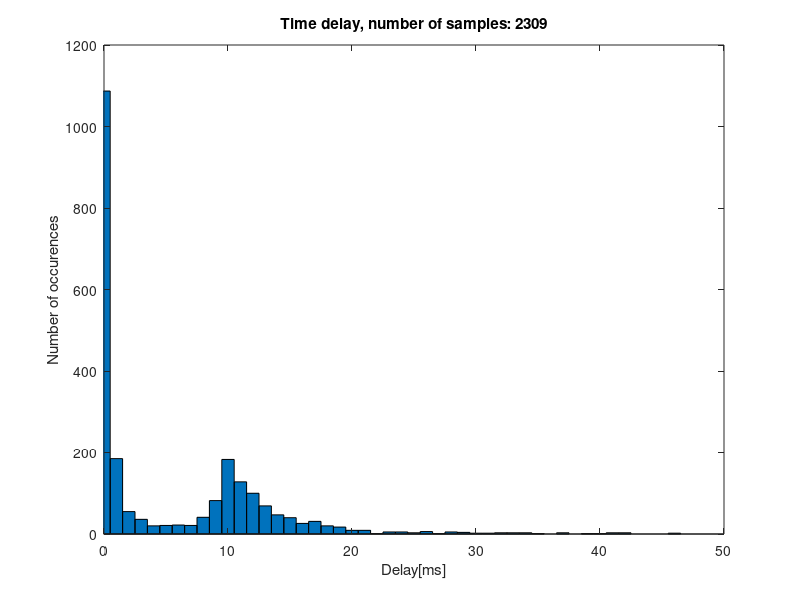

This chart was generated by the following MATLAB code:
%%
%{
This script is used to plot the distribution of the time delays.
A .txt file with the time delays is used as input and a histogram
is the output.
%}

%%
clc;
clear all; 

fileId = fopen('executionTime.txt');

C = textscan(fileId, '%s');
fclose(fileId);

% Extract the time data

for i = 1: 1: size(C{1,1},1)
    tempTime = C{1,1}{i,1}; 
    time(i) = str2double(strrep(tempTime, ',' , '.'));
end

[N,X] = hist(time,unique(time));
figure;
bar(X,N, 1)
xlim([0 50]);
xlabel('Delay[ms]')
ylabel('Number of occurences')
title(['Time delay, number of samples: ' num2str(size(time,2))])


% Storing the data in a cell array
C{1,2}(1,:) = N; % Occurences
C{1,2}(2,:) = X; % Delay


